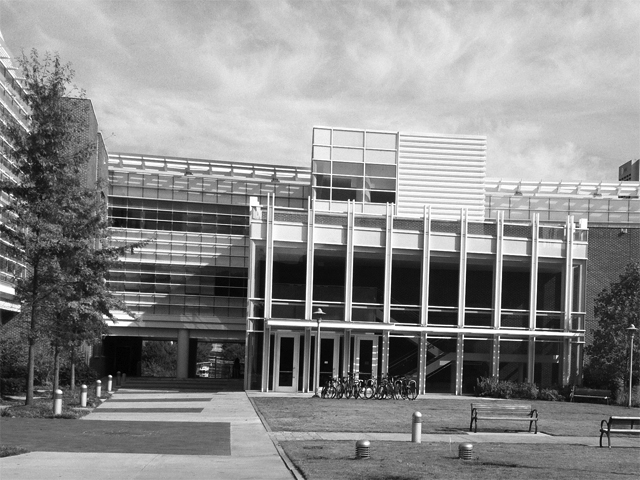
%> input picture src/CornerDetector_SIFT/Harris Corner Detector/transA.jpg, 640 x 480 px
$ octave p1_1.m   (GNU Octave 9; MATLAB toolbox functions it lacks are replaced by stand-ins)
%> lines starting %> are read from the running program, lines starting %| are printed output that depends on the picture
### src/CornerDetector_SIFT/Harris Corner Detector/gradient_pair.m
function [Ax, Ay] = gradient_pair(A)
[Ax, Ay] = imgradientxy(A);
Ax = Ax - min(min(Ax));
Ax = Ax/max(max(Ax));
Ay = Ay - min(min(Ay));
Ay = Ay/max(max(Ay));
Ag = [Ax Ay];
imshow(Ag)
title('gradient-pair')
end

### src/CornerDetector_SIFT/Harris Corner Detector/p1_1.m
clear
clc

transA = im2double(imread('transA.jpg'));
%> transA: size 480x640 double; min 0, max 1, mean 0.545
simA = im2double(imread('simA.jpg'));
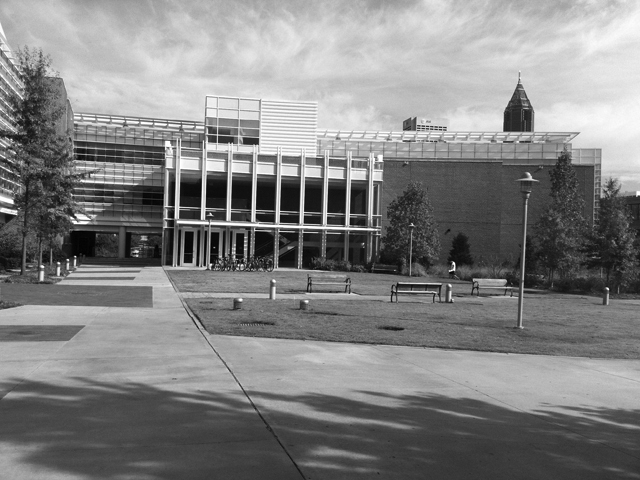
%> input picture src/CornerDetector_SIFT/Harris Corner Detector/simA.jpg, 640 x 480 px
%> simA: size 480x640 double; min 0, max 1, mean 0.512
sigma = 0.5;
transA = imfilter(transA,fspecial('gaussian',6*sigma,sigma));
%figure
%imshow(transA)
%simA = imfilter(simA,fspecial('gaussian',6*sigma,sigma));
figure
[transAx,transAy] = gradient_pair(transA);
%> in gradient_pair, `[Ax, Ay] = imgradientxy(A);`:
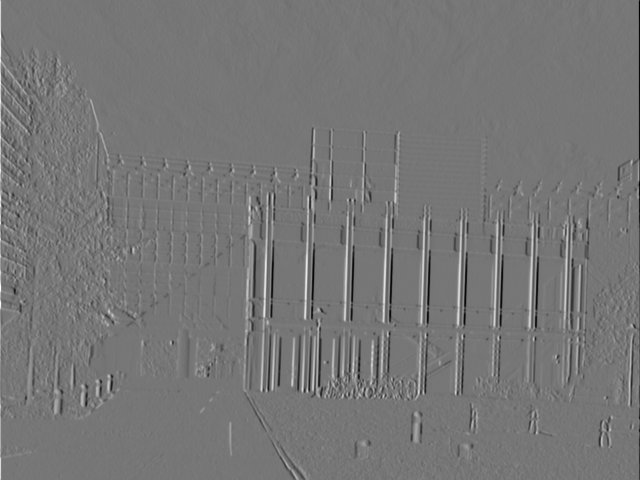
%> Ax: size 480x640 double; min -3.49, max 4, mean 0.000131; drawn with min black and max white
%> in gradient_pair, `[Ax, Ay] = imgradientxy(A);`:
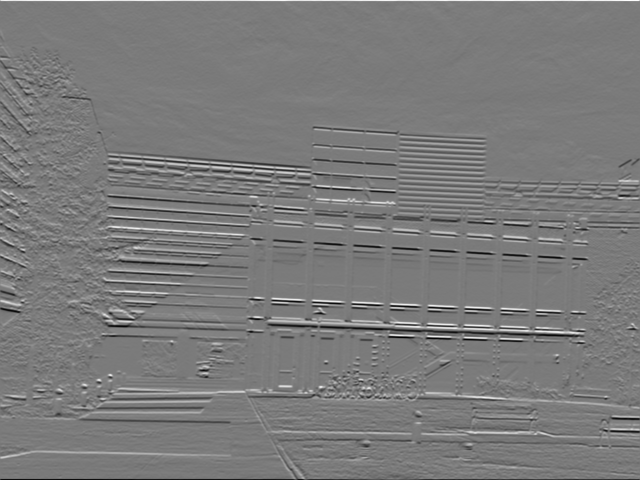
%> Ay: size 480x640 double; min -3.16, max 3.39, mean -0.00147; drawn with min black and max white
%> in gradient_pair, `Ag = [Ax Ay];`:
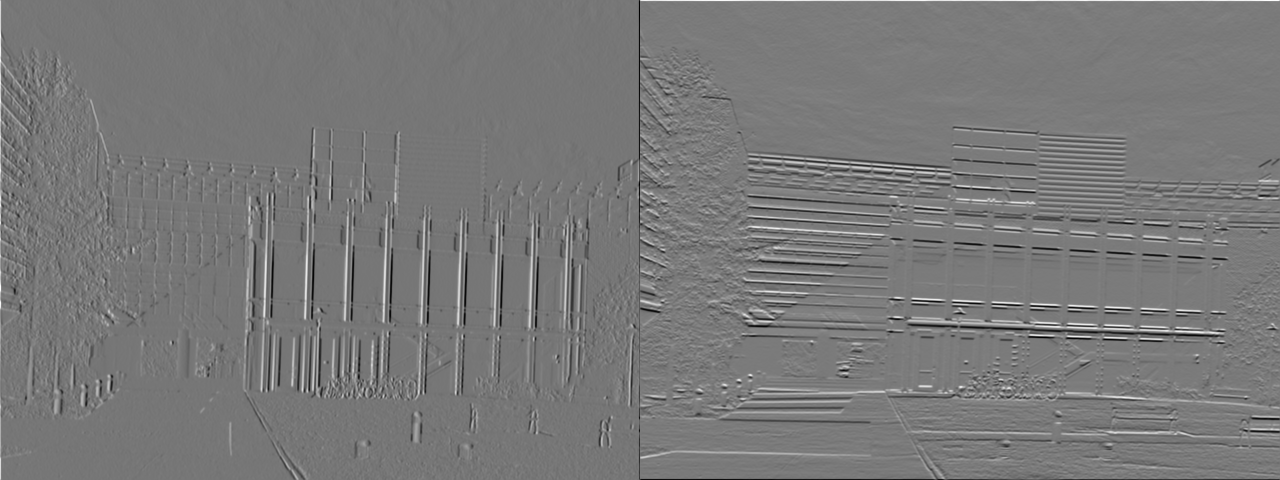
%> Ag: size 480x1280 double; min 0, max 1, mean 0.474
figure
[simAx,simAy] = gradient_pair(simA);
%> in gradient_pair (call 2), `[Ax, Ay] = imgradientxy(A);`:
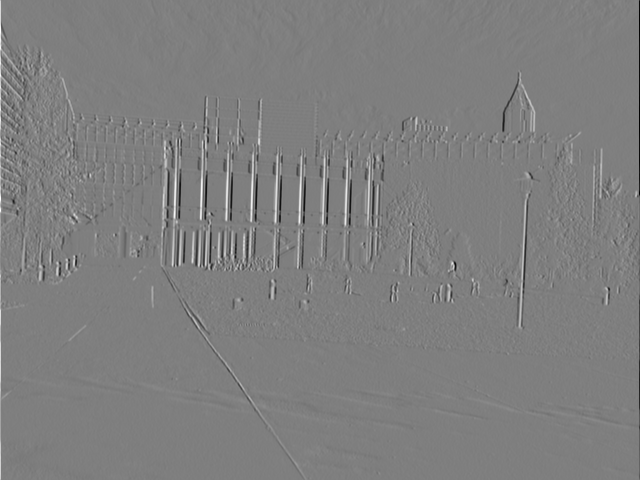
%> Ax: size 480x640 double; min -3.98, max 4, mean 0.000522; drawn with min black and max white
%> in gradient_pair (call 2), `[Ax, Ay] = imgradientxy(A);`:
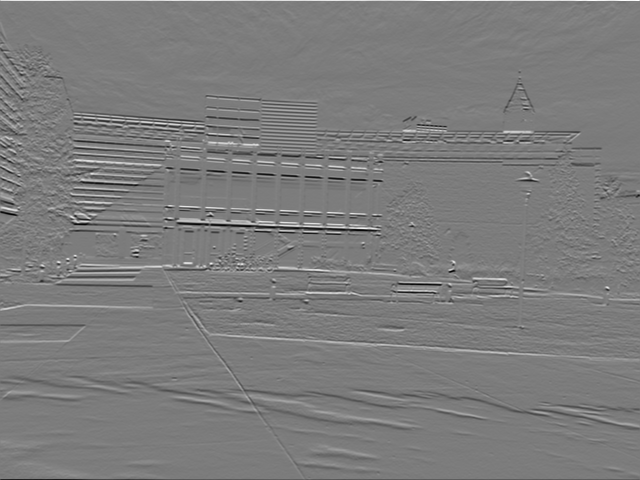
%> Ay: size 480x640 double; min -3.45, max 3.6, mean -0.00336; drawn with min black and max white
%> in gradient_pair (call 2), `Ag = [Ax Ay];`:
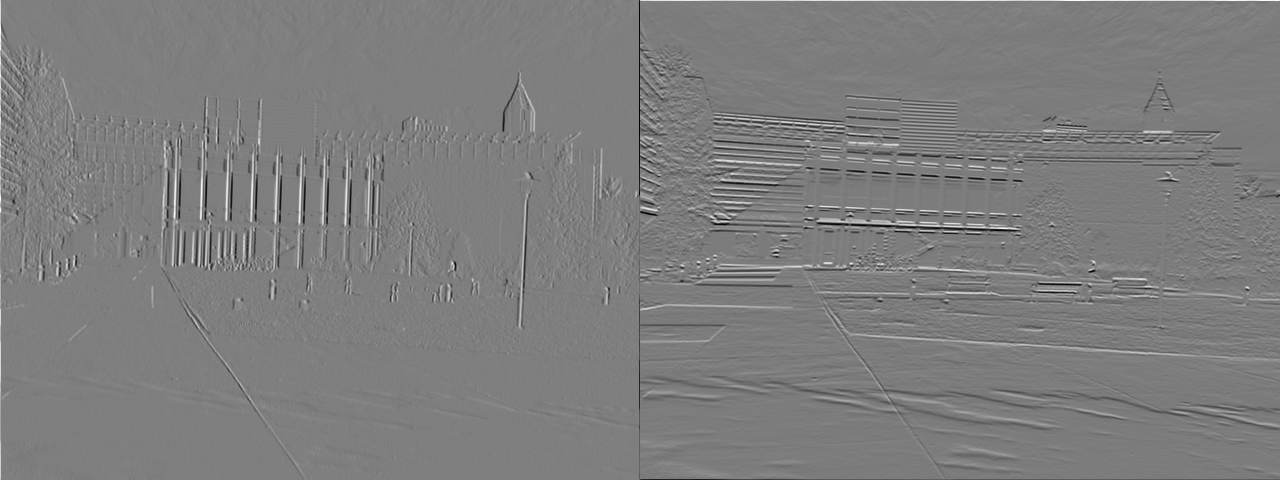
%> Ag: size 480x1280 double; min 0, max 1, mean 0.493
